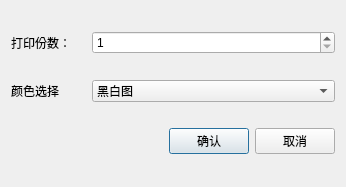
<?xml version="1.0" encoding="UTF-8"?>
<ui version="4.0">
 <class>myPrinterDialog</class>
 <widget class="QDialog" name="myPrinterDialog">
  <property name="geometry">
   <rect>
    <x>0</x>
    <y>0</y>
    <width>346</width>
    <height>187</height>
   </rect>
  </property>
  <property name="windowTitle">
   <string>Dialog</string>
  </property>
  <layout class="QGridLayout" name="gridLayout">
   <item row="0" column="0">
    <layout class="QHBoxLayout" name="horizontalLayout_2" stretch="1,3">
     <property name="spacing">
      <number>0</number>
     </property>
     <item>
      <widget class="QLabel" name="label_copies">
       <property name="text">
        <string>打印份数：</string>
       </property>
      </widget>
     </item>
     <item>
      <widget class="QSpinBox" name="spinBox_label_copies">
       <property name="minimum">
        <number>1</number>
       </property>
       <property name="maximum">
        <number>500</number>
       </property>
      </widget>
     </item>
    </layout>
   </item>
   <item row="1" column="0">
    <layout class="QHBoxLayout" name="horizontalLayout_3" stretch="1,3">
     <property name="spacing">
      <number>0</number>
     </property>
     <item>
      <widget class="QLabel" name="label_copies_2">
       <property name="text">
        <string>颜色选择</string>
       </property>
      </widget>
     </item>
     <item>
      <widget class="QComboBox" name="comboBox">
       <item>
        <property name="text">
         <string>黑白图</string>
        </property>
       </item>
       <item>
        <property name="text">
         <string>彩图</string>
        </property>
       </item>
      </widget>
     </item>
    </layout>
   </item>
   <item row="2" column="0">
    <layout class="QHBoxLayout" name="horizontalLayout">
     <item>
      <spacer name="horizontalSpacer">
       <property name="orientation">
        <enum>Qt::Horizontal</enum>
       </property>
       <property name="sizeHint" stdset="0">
        <size>
         <width>40</width>
         <height>20</height>
        </size>
       </property>
      </spacer>
     </item>
     <item>
      <widget class="QPushButton" name="pushButton">
       <property name="text">
        <string>确认</string>
       </property>
      </widget>
     </item>
     <item>
      <widget class="QPushButton" name="pushButton_2">
       <property name="text">
        <string>取消</string>
       </property>
      </widget>
     </item>
    </layout>
   </item>
  </layout>
 </widget>
 <resources/>
 <connections/>
</ui>
